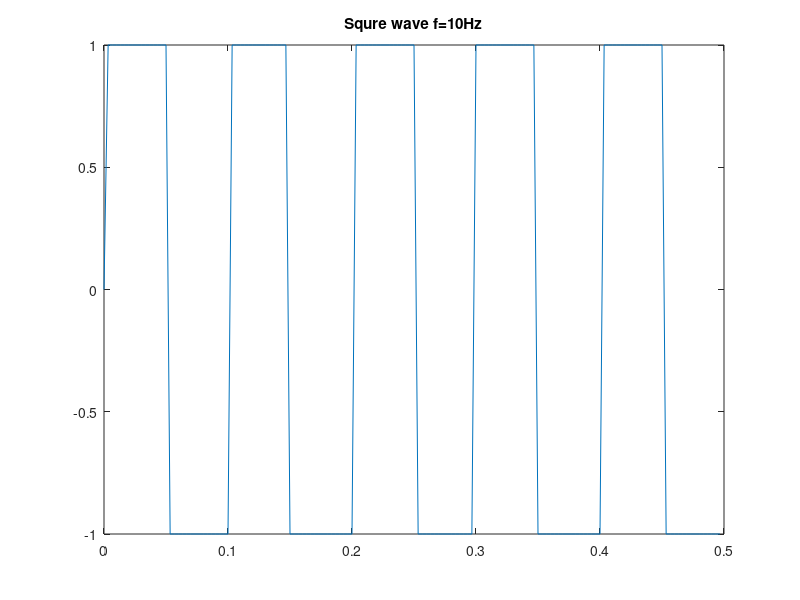

Reproduce this figure in MATLAB.
f=10; %frequency of sinewave
overSampRate=30; %sampling rate
fs=overSampRate*f; %sampling frequency
nCycl = 5; %to generate five cycles of sine wave
t = 0:1/fs:nCycl*1/f-1/fs; %time base

g = sign(sin(2*pi*f*t));
plot(t,g); title(['Squre wave f=', num2str(f), 'Hz']);